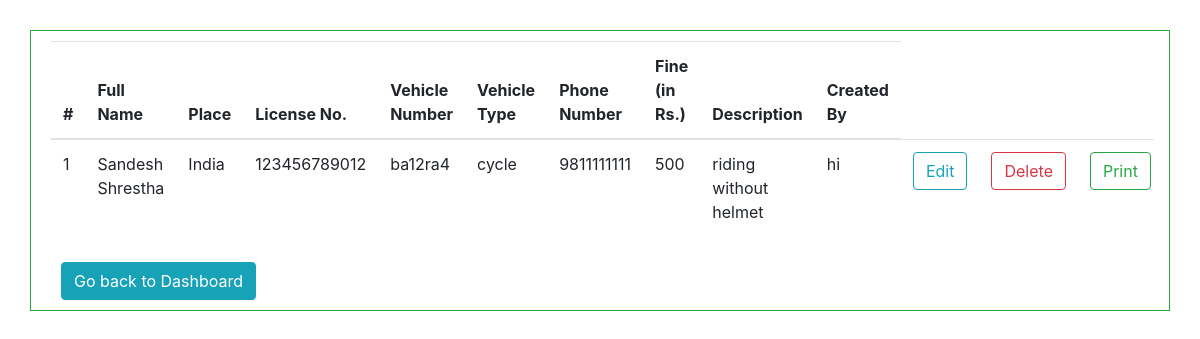
The page /html/ViewChallanForAdmin.php (signed in) on the database its author committed.
### tables this page shows
CREATE TABLE `challan` (
  `name` varchar(40) DEFAULT NULL,
  `place` varchar(40) NOT NULL,
  `license_no` varchar(40) NOT NULL,
  `vehicle_no` varchar(40) NOT NULL,
  `vehicle_type` varchar(40) NOT NULL,
  `created_by` varchar(40) NOT NULL,
  `challan_id` int(11) NOT NULL,
  `phone_no` bigint(11) NOT NULL,
  `fine_amount` int(11) NOT NULL,
  `challan_desc` varchar(100) NOT NULL
);

### html/ViewChallanForAdmin.php (the view, shortened to what this page needs)
<?php
include "../backend/connect_db.php";
$query = "SELECT * FROM challan";
$result = mysqli_query($conn, $query);
?>
<!DOCTYPE html>
<html>
<head>
  <link rel="stylesheet" href="https://maxcdn.bootstrapcdn.com/bootstrap/4.5.2/css/bootstrap.min.css">
  <link rel="stylesheet" href="../css/addUser.css">
</head>
<body>
  <div class="container border border-success">
    <div class="table-responsive">
    <table class="table table-hover">
      <thead>
        <tr>
          <th scope="col">#</th>
          <th scope="col">Full Name</th>
          <th scope="col">Place</th>
          <th scope="col">License No.</th>
          <th scope="col">Vehicle Number</th>
          <th scope="col">Vehicle Type</th>
          <th scope="col">Phone Number</th>
          <th scope="col">Fine (in Rs.)</th>
          <th scope="col">Description</th>
          <th scope="col">Created By</th>
        </tr>
      </thead>
      <tbody>
        <?php
        if ($res = $result->num_rows > 0) {
          $a = 0;
          while ($row = $result->fetch_assoc()) {
            $a++;
        ?><tr>
              <td><?php print $a ?></td>
              <td><?php echo $row["name"]; ?></td>
              <td><?php echo $row["place"]; ?></td>
              <td><?php echo $row["license_no"]; ?></td>
              <td><?php echo $row["vehicle_no"]; ?></td>
              <td><?php echo $row["vehicle_type"]; ?></td>
              <td><?php echo $row["phone_no"]; ?></td>
              <td><?php echo $row["fine_amount"]; ?></td>
              <td><?php echo $row["challan_desc"]; ?></td>
              <td><?php echo $row["created_by"]; ?></td>
              <td><a href="Editchallan.php?id=<?= $row['challan_id'] ?>" type="button" class="btn btn-outline-info">Edit</a></td>
              <td><a href="" type="button" data-target="#deleteModal<?php echo $row['challan_id'] ?>" data-toggle="modal" class="btn btn-outline-danger">Delete</a></td>
              <td> <a href="../backend/convert_pdf.php?id=<?php echo $row['challan_id'] ?>" target="_blank" type="button" class="btn btn-outline-success">Print</a></td>
            </tr>
        <?php
          }
        } else {
          echo "Challan is not added by the user!! " . $created_by;
        }
        ?>
      </tbody>
    </table>
  </div>
    <div class="container text-left">
      <a href="Dashboard.php" class="btn btn-info" role="button">Go back to Dashboard</a>
    </div>
  </div>
</body>
</html>

### css/addUser.css (style rules this page uses)
body { padding:30px; }
div { padding: 5px; }

### rows shown on the page
challan: name "Sandesh Shrestha", place "India", license_no "123456789012", vehicle_no "ba12ra4", vehicle_type "cycle", phone_no "9811111111", fine_amount "500", challan_desc "riding without helmet", created_by "hi"
